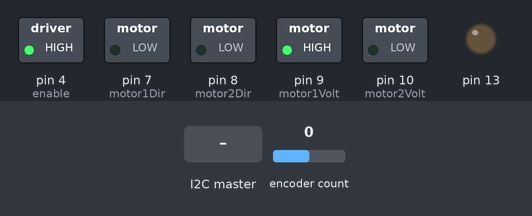
The sketch below on a simulated Arduino Uno, built with avr-gcc and run on an emulated ATmega328P. Shown: switched loads named in the sketch (green lamp = pin HIGH), output pins drawn as LEDs (lit = HIGH). The inputs (shaded band) are chosen by the test bench; at power-on: encoder count 0. What the sketch prints to the serial monitor is not drawn.

Above: at 1.2 s.
1.3 s: the I2C master sends the byte 1
Timing chart, 0 to 4.3 s (numbered marks = the images above; inputs shaded):
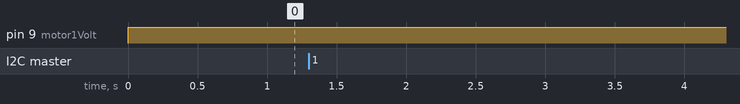

The sketch:

arduino.ino
```cpp
// all the include libraries
#include "DualMC33926MotorShield.h"
#include <Wire.h>
#define ENCODER_OPTIMIZE_INTERRUPTS
#include <Encoder.h>

// define the pins
// #define CLK_L_PIN 2
// #define CLK_R_PIN 3
// #define DT_L_PIN 7
// #define DT_R_PIN 8

// define constants
#define COUNTS_PER_ROTATION 3200
#define SLAVE_ADDRESS 0x04

//define the encoder
int ENCA = 3;
int ENCB = 2;
DualMC33926MotorShield md;
Encoder motorLeft (ENCA, ENCB) ;//5,6 originally

// define the motor pins
int enable = 4;
int motor1Volt = 9;
int motor2Volt = 10;
int motor1Dir = 7;
int motor2Dir = 8;
int statusFlag = 12;


// localization stuff
// DONT TOUCH
float thetaLeft = 0.0;
float desiredThetaLeft;
float thetaRight = 0.0;
float TIME = 0.0;
float dif_time_L = 0.0;
const int wait = 138 ;
const int pause = 2000 ;
float r = 7.6;
int count = 0;

// this is for system integration
// DONT TOUCH
int number = 4;
int data[32] = {0} ;


// this is simulation and control
// DONT TOUCH IF YOU ARENT THAT SUBSYSTEM!!!!
float Kp = 3;
float voltage = 0;
float maxVoltage = 7.7;
float error = 0.00;
int step;

float shutOffError = 0.05;
float windUpTolerance = PI;
float period = 10;
float time;
float Ki = 0.15;
float I = 0.00;
float e_past = 0.00;
float Ts = 0.01;
//float Tc = millis();
float u;


void setup() {
  /*
  * define the motor stuff
  */
  pinMode(enable, OUTPUT);
  pinMode(motor1Dir, OUTPUT);
  pinMode(motor2Dir, OUTPUT);
  pinMode(motor1Volt, OUTPUT);
  pinMode(motor2Volt, OUTPUT);
  pinMode(statusFlag, INPUT);


  /*
  * simulation and control
  */
  Serial.begin(115200) ;
  //attachInterrupt(digitalPinToInterrupt(CLK_L_PIN), CLK_L_ISR, CHANGE);  // change rising or falling
  //attachInterrupt(digitalPinToInterrupt(CLK_R_PIN), CLK_R_ISR, CHANGE);  // pin, function, flag to look for
  Serial.println("Dual MC33926 Motor Shield");
  DualMC33926MotorShield();
  md.init();

  /*
  *
  * Here is where the void setup for the system integration stuff is
  *
  */
 // the output pin to the raspberry pi
  pinMode(13, OUTPUT);
  // initialize i2c as slave
  Wire.begin(SLAVE_ADDRESS);

  // define callbacks for i2c communication
  Wire.onReceive(receiveData);
  Wire.onRequest(sendData);

  Serial.println("Ready!");

  digitalWrite(enable, HIGH);
  // LOW == counter clock wise... negative radians
  // HIGH == clock wise... positive radians
  // digitalWrite(motor1Dir, LOW);
  // analogWrite(motor1Volt, 255);
}


void loop() {
  // assign values
  time = millis();
  thetaLeft= (2*PI* motorLeft.read())/COUNTS_PER_ROTATION;
  Serial.println(thetaLeft);

  // find the position it needs to go to
  if (number == 1) {
    desiredThetaLeft = 0;
  }else if (number == 2) {
    desiredThetaLeft = PI/2;
  }else if (number == 3) {
    desiredThetaLeft = PI;
  }else if (number == 4) {
    desiredThetaLeft = (3*PI)/2;
  }


  // // SIMULATION AND CONTROL
  // find the error and the voltage you need to apply
  error = desiredThetaLeft - thetaLeft;

  // find the direction the wheel needs to spin
  if (error > 0){
    digitalWrite(motor1Dir, LOW);
  } else {
    digitalWrite(motor1Dir, HIGH);
  }
  error = abs(error);

  if (error > shutOffError){
    // get the error to positive
    I = I + error*Ts;

    // calculate the voltage you need to apply
    if (error > windUpTolerance){
      voltage = error * Kp;
    } else {
      voltage = error * Kp + Ki*I;
    }

    // error correction shouldn't go over max voltage
    if (voltage > maxVoltage){
      voltage = maxVoltage;
    }
    // assign our steps
    step = abs(voltage/maxVoltage) * 255;

    // Conditions that drive the motor
    analogWrite(motor1Volt, step);
  } else{
    analogWrite(motor1Volt, 0);
  }


  // this will add a delay between operations
  while (millis() < time + period); // change this to if
  if (millis() < time + period) {
    // do nothing
  }
}

/*
 here is where all the system integration functions will go

*/
// callback for received data from the raspberry pi
void receiveData(int byteCount){
  int i = 0 ;
  while(Wire.available()) {
    data[i] = Wire.read();
    if (i == 1){
      number = data[1];
    }
    i++ ;
  }
  Serial.println(" ") ;
}


// callback for sending data to the raspberry pi
void sendData(){
    Wire.write(number);
}
```

Measured:
- after the input at 1.3 s, every drawn part: stays the same
